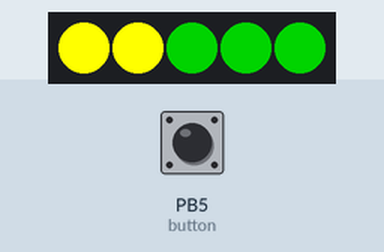
Recording of a program running on a simulated ATtiny85, built with avr-gcc and run on an emulated ATtiny85. Parts: 5 RGB LEDs in strip order, left to right. Inputs (shaded band) come from the test bench; at power-on: PB5 (button) HIGH. Dim RGB values are drawn brighter than linear; random numbers use the default seed unless the program sets one; EEPROM starts erased.

Above: at 0.94 s.
1.3 s: PB5 (button) pulled LOW for 3.2 s
At 5.2 s:
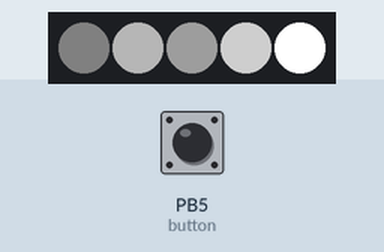
7.3 s: PB5 (button) pulled LOW for 0.15 s
At 7.63 s:
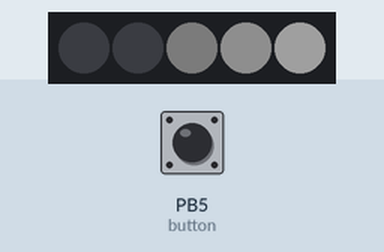
8.0 s: PB5 (button) pulled LOW for 3.2 s
At 10.75 s:
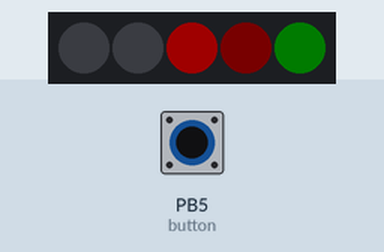
11.8 s: PB5 (button) pulled LOW for 1 s
At 13.27 s:
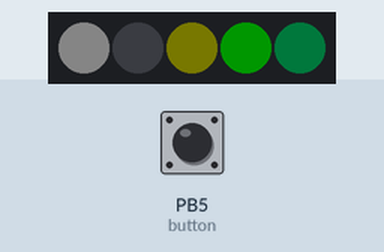
13.4 s: PB5 (button) pulled LOW for 0.15 s
At 13.75 s:
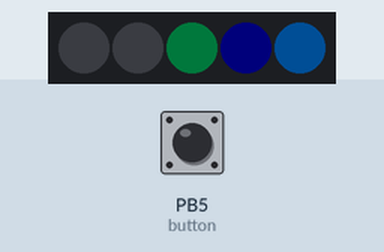
14.1 s: PB5 (button) pulled LOW for 0.15 s
At 14.64 s:
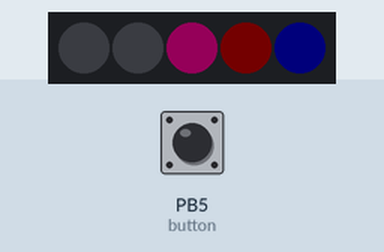
Timing chart, 0 to 18.1 s (numbered marks = the images above; inputs shaded):
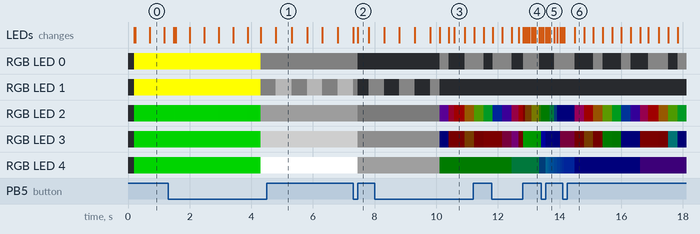

The program:

main.cpp
```cpp
#include <Arduino.h>
#include <Button.h>
#include <EEPROM.h>
#include <FastLED.h>

#define SEC_IN_MS(N) (N * 1000l)
#define MIN_IN_MS(N) (N * 60000l)

struct timer_square {
  CRGB color;
  uint32_t start_ms;
  uint32_t end_ms;
  uint32_t end_notify_ms;
};

enum Mode { count_down, config, animation };
enum ConfigMode { cfg_brightness, cfg_pattern };
enum Pattern { pat_rainbow, pat_pop, pat_solid, PATTERN_COUNT };

// Configuration constants
const static uint8_t TIME_SCALE = 1; // 1 is realtime; 10 is 10x fast
const static uint32_t CONFIG_LONG_PRESS_MS = SEC_IN_MS(2);
const static uint32_t LONG_PRESS_MS = SEC_IN_MS(3);
const static uint32_t CONFIG_TIMEOUT_MS = SEC_IN_MS(10);
const static uint32_t ANIMATION_TIMEOUT_MS = MIN_IN_MS(10);
const static uint8_t NUM_LEDS = 5;
const static uint8_t SECONDS_PER_SQUARE = 60;
const static uint8_t FEEDBACK_PULSE_MS = 192;
const static CRGB TIMEOUT_PULSE_COLOR = CRGB(80, 80, 80);
const static uint8_t TIMEOUT_PULSE_SPEED = 5;
const static CRGB FEEDBACK_PULSE_COLOR = CRGB(50, 50, 50);
const static uint8_t EEPROM_BRIGHTNESS = 0;
const static uint8_t EEPROM_PATTERN = 1;

const static uint8_t BRIGHTNESS_LEVELS[] = { 255, 32, 64, 128 };

const static timer_square squares[] = {
  { .color = CRGB::Yellow, .start_ms = MIN_IN_MS(4), .end_ms = MIN_IN_MS(5),
    .end_notify_ms = MIN_IN_MS(4) + SEC_IN_MS(30) },
  { .color = CRGB::Yellow, .start_ms = MIN_IN_MS(3), .end_ms = MIN_IN_MS(4) },
  { .color = CRGB::Green, .start_ms = 0, .end_ms = MIN_IN_MS(1) },
  { .color = CRGB::Green, .start_ms = MIN_IN_MS(1),
    .end_ms = MIN_IN_MS(2) },
  { .color = CRGB::Green, .start_ms = MIN_IN_MS(2), .end_ms = MIN_IN_MS(3),
    .end_notify_ms = MIN_IN_MS(2) + SEC_IN_MS(30) }
};

// runtime state
Button button(5, true, true, 20);
Mode mode = count_down;
ConfigMode config_mode;
Pattern pattern = pat_rainbow;

CRGB leds[NUM_LEDS];
uint32_t counter = 0;
uint32_t config_timer = 0;
size_t i;
uint32_t time;
uint8_t brightness_level;
bool button_handled = false;

uint8_t hue = 0;
uint8_t pat_preview_solid_hue = 0;
CRGB pat_preview_pop_color;

// config
bool cursor_blink = false;

void reset_counter() {
  counter = GET_MILLIS();
}

void reset_config_timer() {
  config_timer = GET_MILLIS();
}

void set_mode(Mode new_mode) {
  mode = new_mode;

  switch (new_mode) {
    case config:
      reset_config_timer();
      break;
    case count_down:
      reset_counter();
      break;
    case animation:
      break;
  }
}

void handle_config_buttons() {
    if (!button_handled && button.pressedFor(CONFIG_LONG_PRESS_MS)) {
      switch (config_mode) {
        case cfg_pattern:
          config_mode = cfg_brightness;
          break;
        case cfg_brightness:
          config_mode = cfg_pattern;
          break;
      }

      reset_config_timer();
      button_handled = true;
    } else if (!button_handled && button.wasReleased()) {
      if (config_mode == cfg_brightness) {
        brightness_level = (brightness_level + 1) % sizeof(BRIGHTNESS_LEVELS);
        FastLED.setBrightness(BRIGHTNESS_LEVELS[brightness_level]);
        EEPROM.write(EEPROM_BRIGHTNESS, brightness_level);
      } else if (config_mode == cfg_pattern) {
        pattern = (Pattern)((pattern + 1) % 3);
        EEPROM.write(EEPROM_PATTERN, pattern);
      }
      reset_config_timer();
    }
}

void check_buttons() {
  button.read();

  if (mode == animation || mode == count_down) {
    if (!button_handled && button.pressedFor(LONG_PRESS_MS)) {
      if (mode == count_down) {
        set_mode(config);
        button_handled = true;
      }
    } else if (button.wasPressed()) {
      set_mode(count_down);
    }
  } else if (mode == config) {
    handle_config_buttons();
  }

  if (button.wasReleased()) {
    button_handled = false;
  }
}

void draw_mode_countdown() {
  EVERY_N_MILLIS(8) { // 125 FPS
    time = (GET_MILLIS() - counter) * TIME_SCALE;
    for (i = 0; i < NUM_LEDS; i++) {
      leds[i] = squares[i].color;

      // dim the squares based on the counter
      if (time >= squares[i].start_ms && time < squares[i].end_ms) {
        fract8 fade = (256 * (time - squares[i].start_ms))
          / (squares[i].end_ms - squares[i].start_ms);
        leds[i].fadeToBlackBy(lerp8by8(0, 255, fade));

        if (squares[i].end_notify_ms && time >= squares[i].end_notify_ms) {
          fract8 end_fade = (256 * (time - squares[i].end_notify_ms))
            / (squares[i].end_ms - squares[i].end_notify_ms);

          leds[i] = leds[i].lerp8(leds[i] + TIMEOUT_PULSE_COLOR, map8(sin8((time / TIMEOUT_PULSE_SPEED) % 256), 0, end_fade));
        }
      } else if (time >= squares[i].end_ms) {
        leds[i] = CRGB::Black;
      }
    }

    if (time < FEEDBACK_PULSE_MS) {
      for (i = 0; i < NUM_LEDS; i++) {
        leds[i] = blend(leds[i], leds[i] + FEEDBACK_PULSE_COLOR, sin8(time % 256));
      }
    }

    FastLED.show();
  } // each frame

  if (time >= ANIMATION_TIMEOUT_MS) {
    set_mode(animation);
  }
}

void draw_pattern_rainbow() {
  EVERY_N_MILLIS(64) { // 15 FPS
    fill_rainbow(leds, NUM_LEDS, hue, 25);
    hue = (hue + 1) % 256;

    FastLED.show();
  } // frame
}

void draw_pattern_solid() {
  EVERY_N_MILLIS(256) {
    fill_rainbow(leds, NUM_LEDS, hue, 18);
    leds[1] = leds[2];
    leds[0] = leds[3];
    hue = (hue + 1) % 256;

    FastLED.show();
  }
}

uint8_t pop_counter = 0;

void draw_pattern_pop() {
  EVERY_N_MILLIS(8) {
    if (pop_counter == 0) {
      leds[random8(NUM_LEDS)] = CHSV(random8(), 255, 255);
    }

    for (i = 0; i < NUM_LEDS; i++) {
      leds[i].fadeToBlackBy(1);
    }

    pop_counter = (pop_counter + 1) % 50;

    FastLED.show();
  }
}

void draw_mode_animation() {
  if (pattern == pat_rainbow) {
    draw_pattern_rainbow();
  } else if (pattern == pat_solid) {
    draw_pattern_solid();
  } else if (pattern == pat_pop) {
    draw_pattern_pop();
  }
}

void draw_mode_config() {
  time = GET_MILLIS() - config_timer;

  if (time >= CONFIG_TIMEOUT_MS) {
    set_mode(count_down);
  }

  EVERY_N_MILLIS(500) {
    cursor_blink = !cursor_blink;
  }

  EVERY_N_MILLIS(8) {
    leds[0] = CHSV(0, 0, (config_mode == cfg_pattern &&
                          cursor_blink) ? 128 : 32);
    leds[1] = CHSV(0, 0, (config_mode == cfg_brightness &&
                          cursor_blink) ? 128 : 32);
    if (config_mode == cfg_brightness) {
      leds[2] = CHSV(0, 0, 85);
      leds[3] = CHSV(0, 0, 170);
      leds[4] = CHSV(0, 0, 255);
    } else if (config_mode == cfg_pattern) {
      leds[2] = CHSV(hue, 255, 255);
      leds[3] = pat_preview_pop_color;
      leds[4] = CHSV(pat_preview_solid_hue, 255, 255);
      if (pattern != pat_rainbow) {
        leds[2].fadeToBlackBy(224);
      }
      if (pattern != pat_pop) {
        leds[3].fadeToBlackBy(224);
      }
      if (pattern != pat_solid) {
        leds[4].fadeToBlackBy(224);
      }
    }

    hue += 1;

    EVERY_N_MILLIS(64) {
      pat_preview_solid_hue += 1;
    }

    EVERY_N_MILLIS(640) {
      pat_preview_pop_color = CHSV(random8(), 255, 255);
    }

    pat_preview_pop_color.fadeToBlackBy(1);

    FastLED.show();
  }
}

void setup() {
  FastLED.addLeds<APA102, MOSI, SCK, BGR>(leds, NUM_LEDS);
  FastLED.setDither(0);
  reset_counter();
  FastLED.clear(true);

  brightness_level = EEPROM.read(EEPROM_BRIGHTNESS);

  if (brightness_level >= sizeof(BRIGHTNESS_LEVELS)) {
    brightness_level = 0;
  }

  FastLED.setBrightness(BRIGHTNESS_LEVELS[brightness_level]);

  uint8_t pattern_load = EEPROM.read(EEPROM_PATTERN);

  if (pattern_load >= PATTERN_COUNT) {
    pattern_load = 0;
  }

  pattern = (Pattern)pattern_load;
}

void loop() {
  check_buttons();

  if (mode == count_down) {
    draw_mode_countdown();
  } else if (mode == animation) {
    draw_mode_animation();
  } else if (mode == config) {
    draw_mode_config();
  }
}
```
